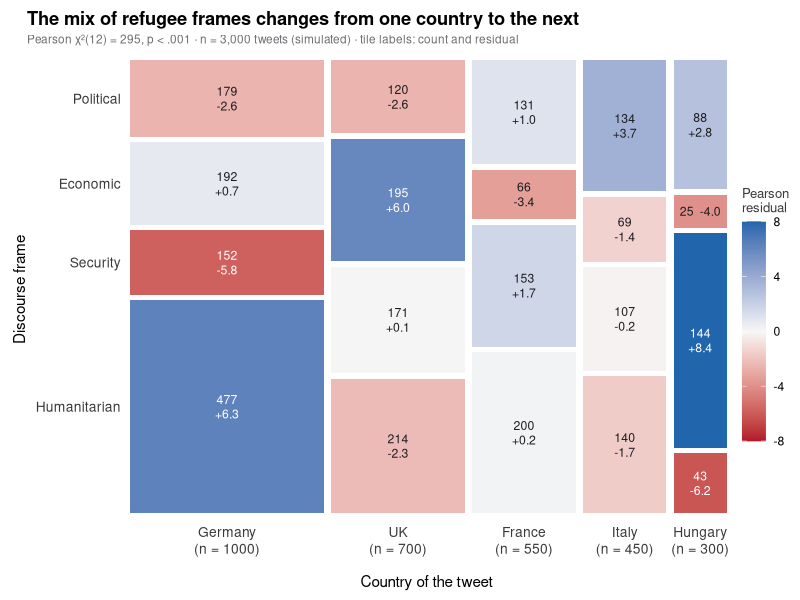

Write the R code that produced this figure.
# Mosaic plot with Pearson residuals: the R equivalent of plot.py
# Simulated data, set in the context of Stojkov & Warin (2023) [stojkov2023refugee]
# R and NumPy draw different random numbers, so the values differ slightly from the Python figure.
library(ggplot2)

set.seed(2015)

# Simulated tweets: country of origin × dominant discourse frame, frame shares vary by country
frames <- c("Humanitarian", "Security", "Economic", "Political")
mix <- list(Germany = c(0.46, 0.18, 0.18, 0.18), UK = c(0.30, 0.26, 0.26, 0.18),
            France = c(0.36, 0.26, 0.14, 0.24), Italy = c(0.32, 0.22, 0.16, 0.30),
            Hungary = c(0.16, 0.44, 0.10, 0.30))
sizes <- c(Germany = 1000, UK = 700, France = 550, Italy = 450, Hungary = 300)
d <- do.call(rbind, lapply(names(mix), function(country)
  data.frame(country = country, frame = sample(frames, sizes[[country]], replace = TRUE,
                                               prob = mix[[country]]))))
obs <- table(factor(d$country, names(mix)), factor(d$frame, frames))

# Chi-squared test and Pearson residuals: (observed − expected) / √expected
chi <- chisq.test(obs, correct = FALSE)
resid <- chi$residuals

# One tile per cell: column widths are the country shares, heights the frame shares within a country
gap <- 0.012
width <- rowSums(obs) / sum(obs)
left <- cumsum(width) - width
height <- prop.table(obs, 1)
bottom <- t(apply(height, 1, cumsum)) - height
tiles <- data.frame(country = rownames(obs)[row(obs)], frame = colnames(obs)[col(obs)],
                    count = as.vector(obs), resid = as.vector(resid),
                    xmin = left[row(obs)], xmax = left[row(obs)] + width[row(obs)] - gap,
                    ymin = as.vector(bottom), ymax = as.vector(bottom + height) - gap)
# Thin tiles get a one-line label
tiles$label <- sprintf(ifelse(as.vector(height) < 0.12, "%d  %+.1f", "%d\n%+.1f"), tiles$count,
                       round(tiles$resid, 1) + 0)
columns <- data.frame(x = left + (width - gap) / 2,
                      label = sprintf("%s\n(n = %d)", rownames(obs), rowSums(obs)))
rows <- tiles[tiles$country == rownames(obs)[1], ]          # row labels at the heights of the first column

p <- ggplot(tiles) +
  geom_rect(aes(xmin = xmin, xmax = xmax, ymin = ymin, ymax = ymax, fill = resid)) +
  geom_text(aes((xmin + xmax) / 2, (ymin + ymax) / 2, label = label,
                colour = abs(resid) > 5), size = 3.1, lineheight = 1, show.legend = FALSE) +
  scale_colour_manual(values = c(`TRUE` = "white", `FALSE` = "#1D1D1F")) +
  geom_text(data = columns, aes(x, -0.03, label = label), vjust = 1, size = 3.5, colour = "#3A3A3C",
            lineheight = 1) +
  geom_text(data = rows, aes(-0.015, (ymin + ymax) / 2, label = frame), hjust = 1, size = 3.5,
            colour = "#3A3A3C") +
  # red = fewer than expected, blue = more
  scale_fill_gradient2("Pearson\nresidual", low = "#B2182B", mid = "#F7F7F7", high = "#2166AC",
                       midpoint = 0, limits = c(-8, 8), breaks = seq(-8, 8, 4), oob = scales::squish) +
  scale_x_continuous(limits = c(-0.17, 1), expand = c(0, 0)) +
  scale_y_continuous(limits = c(-0.13, 1), expand = c(0, 0)) +
  labs(title = "The mix of refugee frames changes from one country to the next",
       subtitle = sprintf("Pearson χ²(%d) = %.0f, %s · n = %s tweets (simulated) · tile labels: count and residual",
                          chi$parameter, chi$statistic,
                          if (chi$p.value < .001) "p < .001" else sprintf("p = %.3f", chi$p.value),
                          format(sum(obs), big.mark = ",")),
       x = "Country of the tweet", y = "Discourse frame") +
  theme_void(base_size = 11) +
  theme(plot.title = element_text(face = "bold", margin = margin(b = 4)),
        plot.subtitle = element_text(size = 8.5, colour = "#6E6E73", margin = margin(b = 6)),
        axis.title.x = element_text(size = 11, hjust = 0.58),
        axis.title.y = element_text(size = 11, angle = 90, hjust = 0.56),
        legend.title = element_text(size = 9.5, colour = "#3A3A3C"),
        legend.key.height = unit(2.2, "lines"),
        plot.margin = margin(8, 8, 8, 8))
print(p)
